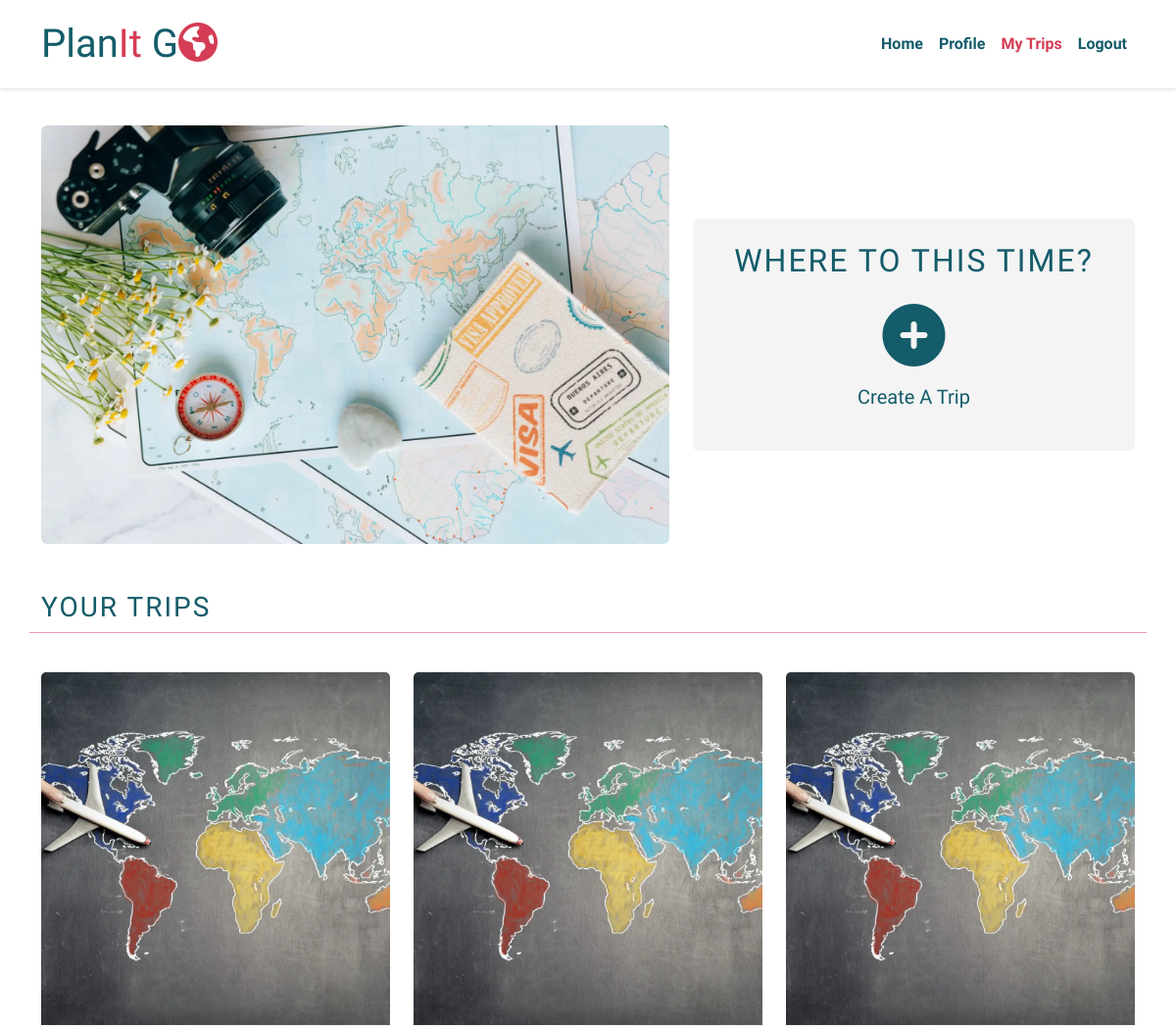
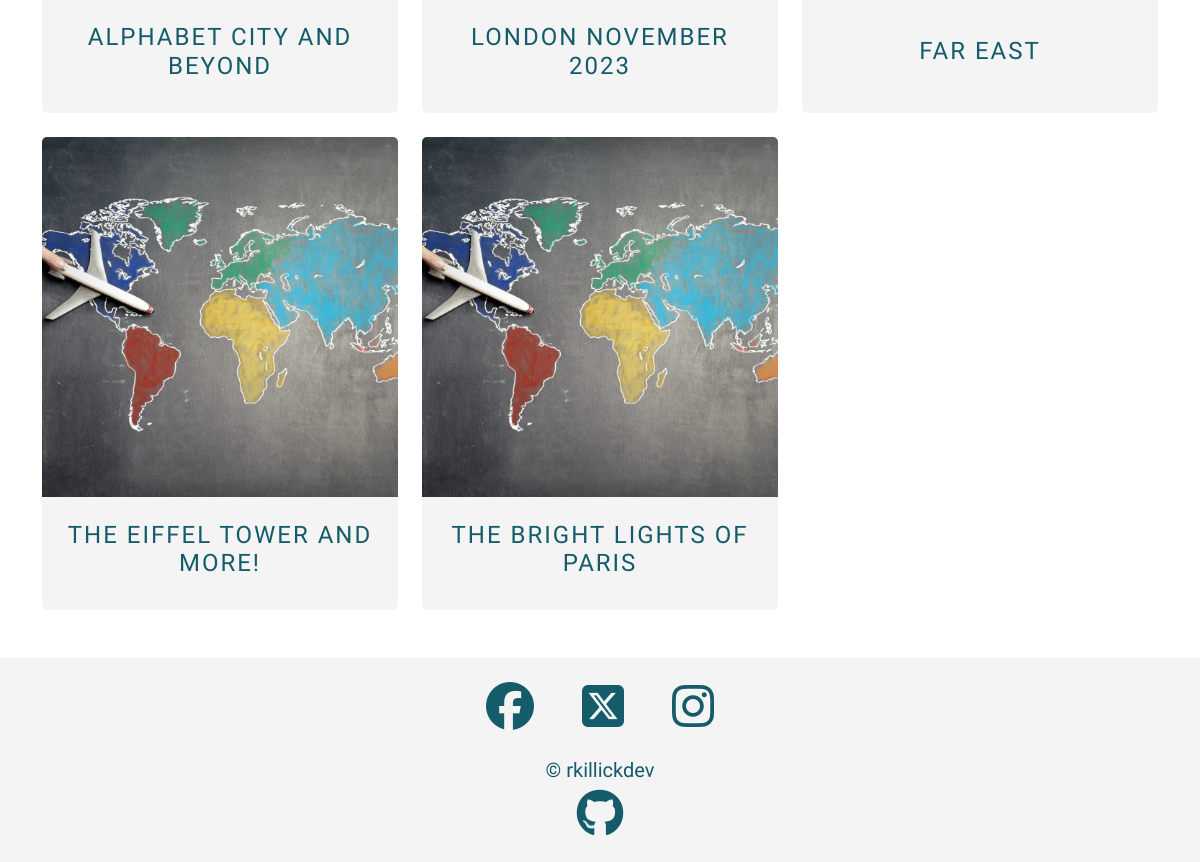
The page /trips/trip_list (signed in) on the database its author committed (2 pictures, top to bottom).
### trips/models.py (models this page shows, shortened)
class Trip(models.Model):
    profile = models.ForeignKey(
        Profile, on_delete=models.CASCADE, related_name="trips"
    )
    location = models.ForeignKey(
        Location, on_delete=models.CASCADE, related_name="trips"
    )
    title = models.CharField(max_length=30, unique=True)
    slug = models.SlugField(max_length=30, unique=True)
    description = models.TextField(blank=True)
    trip_image = CloudinaryField(
        "image",
        default="placeholder",
        transformation={
            "width": "1500",
            "height": "1000",
            "crop": "fill",
            "gravity": "auto",
            "fetch_format": "auto",
            "quality": "auto",
            "dpr": "auto",
            "responsive": True,
        },
        folder="/images/trips",
        format="webp",
    )
    start_date = models.DateField(blank=True, null=True)
    end_date = models.DateField(blank=True, null=True)
    created_on = models.DateTimeField(auto_now_add=True)
    is_complete = models.BooleanField(default=False)
    places = models.ManyToManyField(
        Place, related_name="trip_place", blank=True
    )
    class Meta:
        ordering = ["-start_date"]

### trips/views.py (the view)
# urls.py: path("trip_list", TripListView.as_view(), name="trip_list"),
class TripListView(LoginRequiredMixin, ListView):
    model = Trip
    context_object_name = "trip_list"
    def get_queryset(self):
        return Trip.objects.filter(profile=self.request.user.profile).order_by(
            "-start_date"
        )

### locations/models.py (called while the page is built)
    def __str__(self):
        return self.city

### trips/templates/trips/trip_list.html (shortened to what this page needs)
{% extends "base.html" %}
{% block content %}
{% load static %}
<section id="trip-actions"
         class="mt-7">
  <div class="container">
    <div class="row mb-5 gy-4 flex-wrap-reverse">
      <div class="col-lg-7 d-flex flex-column justify-content-center">
        <div class="image-container">
          {% if request.user.is_staff %}
            <img src="{% static 'images/map-laptop-admin-1500x1000-compress.webp'%}"
                alt="A silhouette of a world map is displayed on a laptop screen"
                class="img-fluid rounded">
          {% else %}
            <img src="{% static 'images/map-planner-camera-compress.webp'%}"
                alt="A desk with camera, compass, maps, flowers and a passport
                spread across"
                class="img-fluid rounded">
          {% endif %}
        </div>
      </div>
      <div class="col-lg-5 d-flex flex-column justify-content-center">
        <div class="text-container rounded p-4 d-flex flex-column justify-content-center bg-secondary text-center gap-3">
          {% if request.user.is_staff %}
            <h2>Work to do? </h2>
            <div class="d-flex flex-column gap-3">
              <a href="{% url 'locations'%}" class="link-transform" aria-label="Click to navigate to admin page"><i class="fa-solid fa-circle-plus fa-4x"></i></a>
              <p class="lead">Add A Destination</p>
            </div>
          {% else %}
            {% if trip_list.count == 0 and not request.user.profile.screen_name %}
            <i class="text-primary fa-solid fa-earth-americas fa-4x"></i>
              <h2>Adventure Awaits...</h2>
              <p>Congratulations for signing up. You're almost ready to start
                planning your adventures. We would love to know a bit more about you
                and your travels. Click below to add some personal touches to your
                profile</p>
              <div class="d-flex flex-column gap-3">
                <a href="{% url 'update_profile' request.user.profile.id %}"
                   class="icon-link button-link m-auto link-transform">
                  <i class="fa-solid fa-circle-plus fa-4x"
                     role="img"
                     aria-label="Click to create a profile"></i>
                </a>
                <p class="lead fw-semibold">Create A Profile</p>
              </div>
            {% else  %}
              {% if trip_list.count == 0 %}
                <h2>Start Planning</h2>
              {% else %}
                <h2>Where to this time?</h2>
              {% endif %}
              <div class="d-flex flex-column gap-3">
                <a href="{% url 'create_trip' %}"
                  class="link-transform button-link m-auto">
                  <i class="fa-solid fa-circle-plus fa-4x"
                    role="img"
                    aria-label="Click to create a trip"></i></a>
                <p class="lead fw-light">Create A Trip</p>
              </div>
            {% endif %}
          {% endif %}
        </div>
      </div>
    </div>
  </div>
</section>
{% if request.user.profile.screen_name %}
  <section id="trip-list" class="mb-5">
    <div class="container">
      {% if trip_list.count > 0 %}
        <div class="row">
          <h3>Your Trips</h3>
          <hr>
        </div>
        <div class="row">
          {% for trip in trip_list %}
            <div class="col-md-4 gy-4">
              <div class="image-clickable card border-0 bg-secondary text-center h-100">
                {% if 'placeholder' in trip.trip_image.url %}
                  <img src="{% static 'images/placeholders/trip-placeholder-globe-in-hand.webp' %}"
                      alt="Small globe held in the palm of a hand with mountains in the
                      background"
                      class="card-img-top img-fluid img-size-consistent">
                {% else %}
                  <img src="{{trip.trip_image.url}}"
                      alt="User uploaded image of {{trip.location}}"
                      class="card-img-top img-fluid img-size-consistent">
                {% endif %}
                <div class="card-body d-flex flex-column justify-content-center">
                  <h4 class="m-0 py-2">{{ trip.title }}</h4>
                </div>
              </div>
            </div>
            {% if forloop.counter|divisibleby:3 %}
        </div>
        <div class="row">
            {% endif %}
          {% endfor %}
        </div>
      {% endif %}
    </div>
  </section>
{% endif %}
{% endblock %}

### static/css/styles.css (style rules this page uses)
* { box-sizing: border-box; padding: 0; margin: 0; }
a { text-decoration: none; color: inherit; }
hr { color: var(--bs-primary); opacity: 0.5; }
h2, h3, h4 { text-transform: uppercase; letter-spacing: 2px; }
.button-link { width: fit-content; }
.link-transform { transition: all 0.15s ease; }
.img-size-consistent { width: 100%; height: 30vw; object-fit: cover; }
.image-clickable { transition: all 0.15s ease; }

### rows shown on the page
Trip: title "ALPHABET CITY AND BEYOND"
Trip: title "LONDON NOVEMBER 2023"
Trip: title "FAR EAST"
Trip: title "THE EIFFEL TOWER AND MORE!"
Trip: title "THE BRIGHT LIGHTS OF PARIS"
